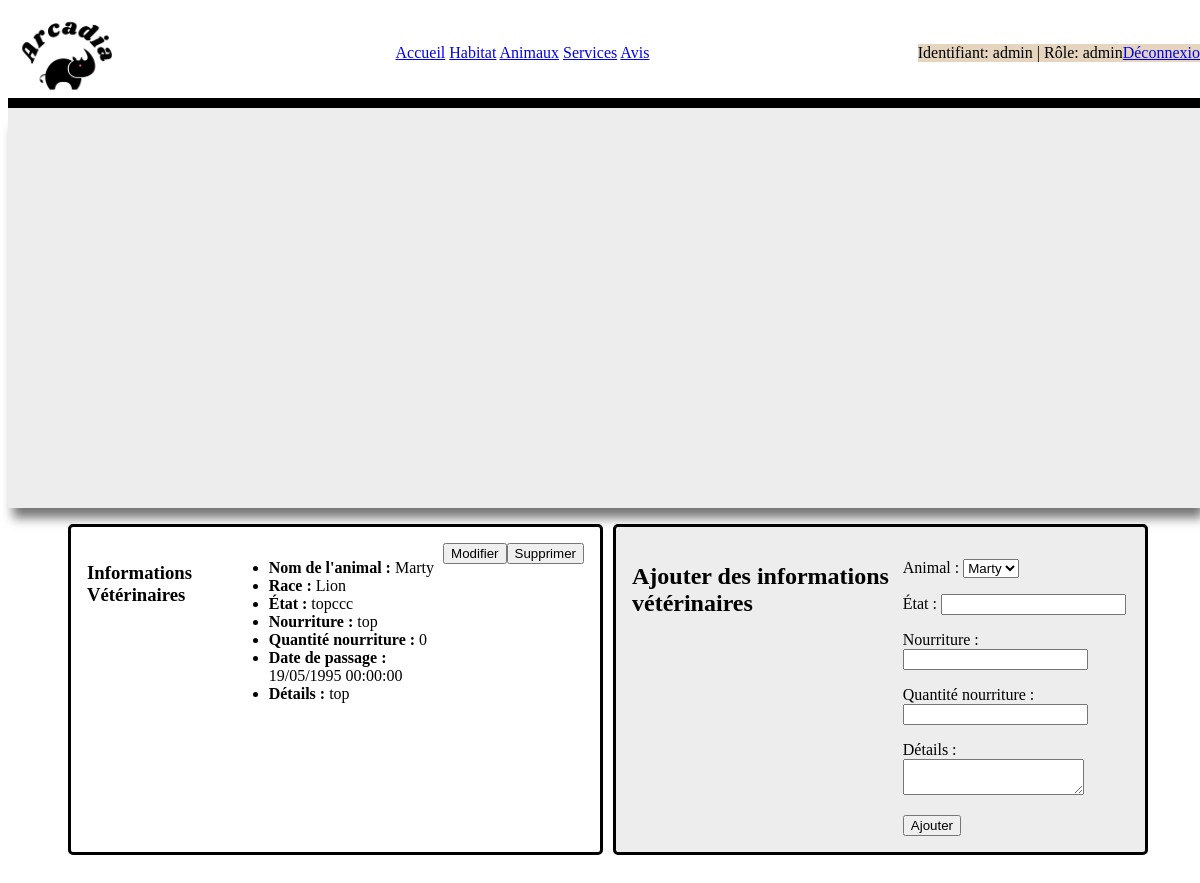
The page /veterinaire.php (signed in) on the database its author committed.
### tables this page shows
CREATE TABLE `info_veterinaire` (
  `id` int(11) NOT NULL,
  `animal_id` int(11) NOT NULL,
  `etat_animal` varchar(255) NOT NULL,
  `nourriture` varchar(255) NOT NULL,
  `g_nourriture` float NOT NULL,
  `date_passage` datetime NOT NULL,
  `detail_animal` text DEFAULT NULL
);

CREATE TABLE `animaux` (
  `id` int(11) NOT NULL,
  `image_a` blob NOT NULL,
  `nom_a` text NOT NULL,
  `race_a` text NOT NULL,
  `habitat_a` text NOT NULL,
  `description` text NOT NULL
);

### veterinaire.php (the view, shortened to what this page needs)
<?php
if (!isset($bdd)) {
    try {
        $bdd = new PDO('mysql:host=localhost;dbname=zoo;charset=utf8', 'root', '');
        $bdd->setAttribute(PDO::ATTR_ERRMODE, PDO::ERRMODE_EXCEPTION);
    } catch(Exception $e) {
        echo 'Erreur de connexion à la base de données locale : '.$e->getMessage()."\n";
    }
}
$requeteInfoVeto = $bdd->query('SELECT * FROM info_veterinaire');
$info_veterinaires = $requeteInfoVeto->fetchAll(PDO::FETCH_ASSOC);
foreach ($info_veterinaires as &$info_veto) {
    $animal_id = $info_veto['animal_id'];
    $requeteAnimal = $bdd->prepare('SELECT * FROM animaux WHERE id = ?');
    $requeteAnimal->execute([$animal_id]);
}
?>
<!DOCTYPE html>
<html lang="fr">
<head>
    <link rel="stylesheet" href="all.css">
    <link rel="stylesheet" href="animaux-style.css">
</head>
<body>
    <header>
        <div class="header_container">
            <div class="logo"><a href="index.php"><img src="logo.png" alt="logo"></a></div>
            <div class="principale">
                <a href="index.php">Accueil</a>
                <a href="habitat.php">Habitat</a>
                <a href="animaux.php">Animaux</a>
                <a href="services.php">Services</a>
                <a href="avis.php">Avis</a>
            </div>
            <div class="utilisateur">
                <?php
                if (isset($_SESSION['identifiant']) && !empty($_SESSION['identifiant'])) {
                    echo "Identifiant: " . htmlspecialchars($_SESSION['identifiant']) . " | Rôle: " . htmlspecialchars($_SESSION['role']);
                    echo '<a href="deconnexion.php">Déconnexion</a>';
                } else {
                    echo '<a href="connexion.php">Connexion</a>';
                }
                ?>
            </div>
        </div>
    </header>
    <main>
        <div class="d1"></div>
        <div class="animauxgrid">
            <?php foreach($info_veterinaires as $info_veto): ?>
            <div class="animal">
                <h3>Informations Vétérinaires</h3>
                <ul>
                    <li><strong>Nom de l'animal :</strong> <?php echo htmlspecialchars($info_veto['animal']['nom_a']); ?></li>
                    <li><strong>Race :</strong> <?php echo htmlspecialchars($info_veto['animal']['race_a']); ?></li>
                    <li><strong>État :</strong> <?php echo htmlspecialchars($info_veto['etat_animal']); ?></li>
                    <li><strong>Nourriture :</strong> <?php echo htmlspecialchars($info_veto['nourriture']); ?></li>
                    <li><strong>Quantité nourriture :</strong> <?php echo htmlspecialchars($info_veto['g_nourriture']); ?></li>
                    <li><strong>Date de passage :</strong> <?php echo htmlspecialchars(date("d/m/Y H:i:s", strtotime($info_veto['date_passage']))); ?></li>
                    <li><strong>Détails :</strong> <?php echo nl2br(htmlspecialchars($info_veto['detail_animal'])); ?></li>
                </ul>
                <?php if(isset($_SESSION['role']) && ($_SESSION['role'] === 'admin' || $_SESSION['role'] === 'veterinaire')): ?>
                    <form method="GET" action="modifier_info_veterinaire.php" style="display: inline;">
                        <input type="submit" name="modifier" value="Modifier">
                    </form>
                    <form method="POST" action="supprimer_info_veterinaire.php" onsubmit="return confirm('Êtes-vous sûr de vouloir supprimer ces informations vétérinaires ?');" style="display: inline;">
                        <input type="submit" name="supprimer" value="Supprimer">
                    </form>
                <?php endif; ?>
            </div>
            <?php endforeach; ?>
            <?php if(isset($_SESSION['role']) && ($_SESSION['role'] === 'admin' || $_SESSION['role'] === 'veterinaire')): ?>
            <div class="ajout_info_veterinaire">
                <h2>Ajouter des informations vétérinaires</h2>
                <form method="POST" action="ajouter_info_veterinaire.php" enctype="multipart/form-data">
                    <p><label>Animal : </label>
                        <select name="animal_id">
                            <?php
                            $animaux = $bdd->query('SELECT * FROM animaux')->fetchAll(PDO::FETCH_ASSOC);
                            foreach($animaux as $animal):
                            ?>
                                <option value="<?php echo $animal['id']; ?>"><?php echo htmlspecialchars($animal['nom_a']); ?></option>
                            <?php endforeach; ?>
                        </select>
                    </p>
                    <p><label>État : </label><input type="text" name="etat_animal"></p>
                    <p><label>Nourriture : </label><input type="text" name="nourriture"></p>
                    <p><label>Quantité nourriture : </label><input type="text" name="g_nourriture"></p>
                    <p><label>Détails : </label><textarea name="detail_animal"></textarea></p>
                    <input type="submit" name="envoi" value="Ajouter">
                </form>
            </div>
            <?php endif; ?>
        </div>
    </main>
</body>
</html>

### all.css (style rules this page uses)
.header_container { border-bottom: 10px solid black; display: flex; justify-content: space-between; align-items: center; max-width: 100%; height: 100px; overflow: hidden; }
.logo { background-color: #e5d5be; max-width: 10%; height: 100%; }
.logo img { max-height: 100%; width: auto; }
.principale { margin: 0%; padding: 0%; }
.utilisateur { background-color: #e5d5be; text-align: right; }
.d1 { width: 100%; height: 25rem; box-shadow: 0px 15px 10px -5px #777; background-color: #EDEDED; background-size: 100% 100%; background-repeat: no-repeat; animation: fondu 15s ease-in-out infinite both; }

### animaux-style.css (style rules this page uses)
body { width: 100%; }
.animauxgrid { max-width: 90%; height: auto; margin: 1rem auto; display: grid; grid-template-rows: repeat(6, auto); grid-gap: 10px; grid-auto-columns: minmax(11rem, auto); box-sizing: border-box; color: black; }
.animauxgrid > div { border: 3px solid rgb(0, 0, 0); border-radius: 5px; padding: 1em; display: flex; flex-direction: row; }
.animauxgrid > div:nth-child(odd) { background-color: white; }
.animauxgrid > div:nth-child(even) { background-color: #EDEDED; }
* { box-sizing: border-box; }
@media only screen and (min-width: 992px) and (max-width: 1200px) { .animauxgrid { grid-template-rows: repeat(3, auto); grid-template-columns: repeat(2, 1fr); } }

### rows shown on the page
info_veterinaire: animal.nom_a "Marty", animal.race_a "Lion", etat_animal "topccc", nourriture "top", g_nourriture "0", date_passage "19/05/1995 00:00:00", detail_animal "top"

### other values the page prints
$_SESSION['identifiant'] "admin"
$_SESSION['role'] "admin"
form field animal_id "Marty"
